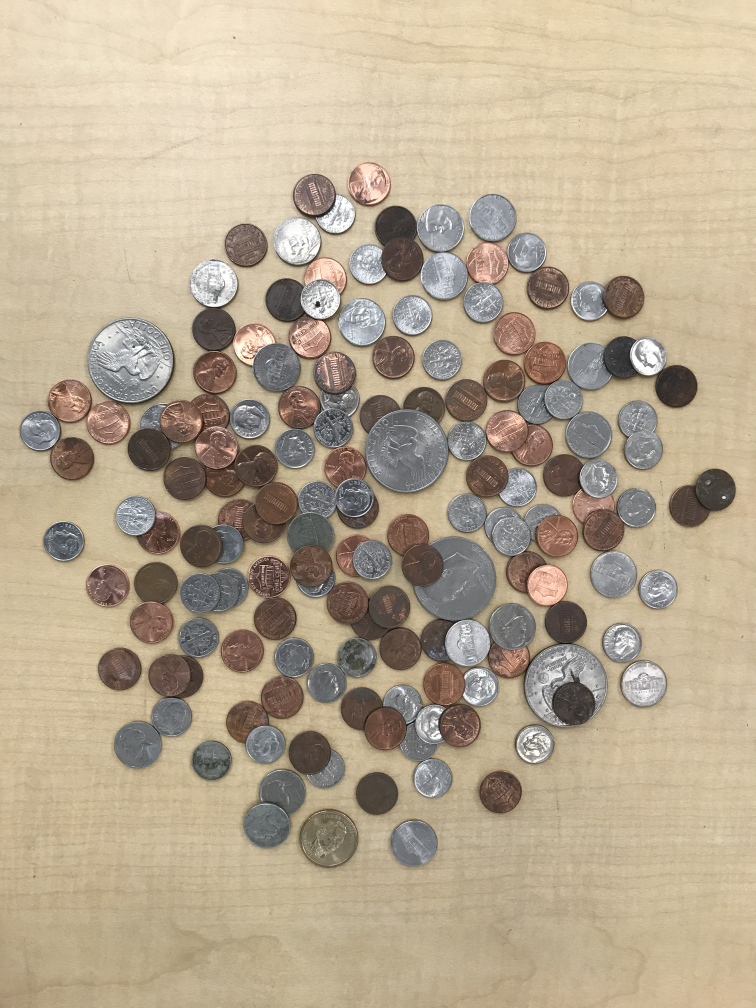
//> input picture circle-detection/image.jpg, 3024 x 4032 px (shown at 1/4 size)
$ ./testing image.jpg   (built with g++ and OpenCV 4)
//> lines starting //> are read from the running program, lines starting //| are printed output that depends on the picture; after the words box and inside, x2 and y2 are one past the last pixel; in counts of white or black regions, pixels touching at a corner belong together
#include <opencv2/opencv.hpp>
#include <iostream>
#include <stdio.h>
//*****Global Variables & Constants*****
int min_circle_dist = 100;
int canny_thresh = 180;
int accumulator_thresh = 24;
int min_radius = 60;
int max_radius = 200;
double bg_intensity = 0.4;
double bg_ratio = 0.11;
const char* windowName = "Testing Window";
//*****Image I/O Functions*****
void LoadImage(const char* fileName, cv::Mat &src, cv::Mat &src_gray)
{
//> called with fileName = "image.jpg"
    src = cv::imread(fileName, 1);
//> src is the input picture: 4032 rows x 3024 cols, CV_8UC3; mean B, G, R 144.3, 167.6, 182.5
    cv::cvtColor(src, src_gray, cv::COLOR_BGR2GRAY);
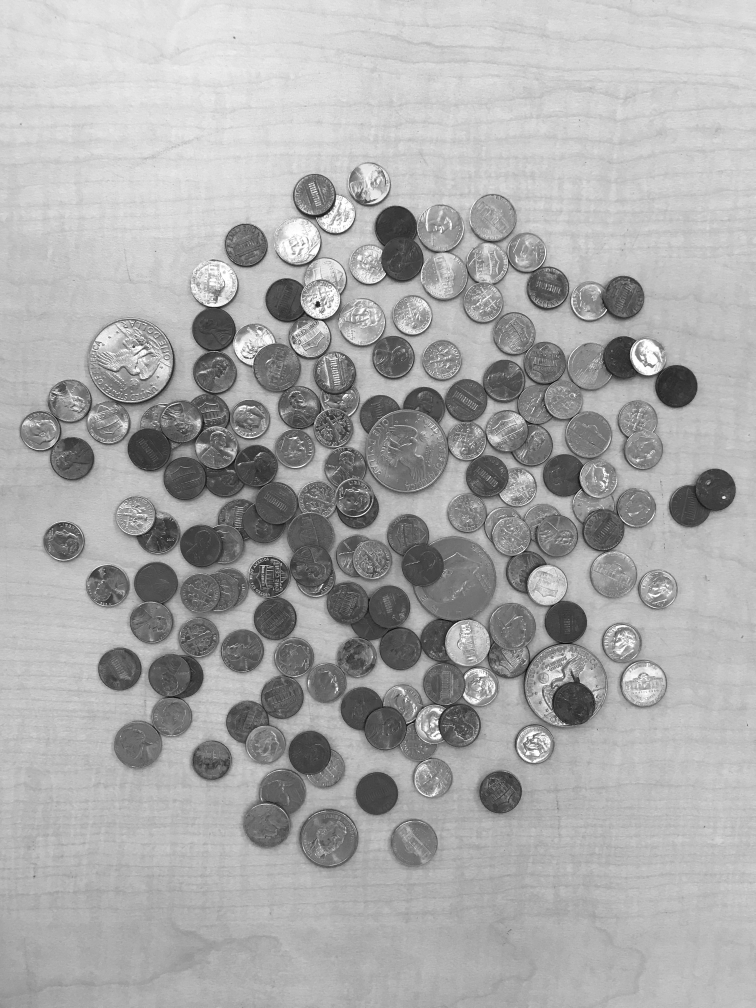
//> src_gray: 4032 rows x 3024 cols, CV_8UC1 (shown at 1/4 size); min 0, max 255, mean 169.4
}
void DisplayImage(const char* window_name, cv::Mat &src, cv::Size dimensions)
{
    cv::namedWindow(window_name, cv::WINDOW_NORMAL);
    cv::resizeWindow(window_name, dimensions);
    cv::imshow(window_name, src);
    cv::waitKey(0);
}
//*****Image Processing Functions*****
// [94 lines left out: functions SmoothImage, MaskBackground, CleanCircles, ClassifyCoins, DrawCircles, not called in this run]

int main(int argc, char** argv)
{
    cv::Mat src, src_gray, image;
    LoadImage(argv[1], src, src_gray); //load image

    cv::Rect roi(100, 100, 200, 200);
    cv::Mat imageroi = src(roi);
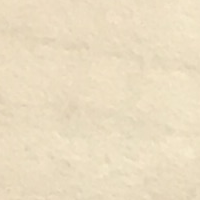
//> imageroi: 200 rows x 200 cols, CV_8UC3; mean B, G, R 193.5, 220.9, 235.2
    cv::circle(imageroi, cv::Point(0, 0), 30, cv::Scalar(255, 0, 0));
//> imageroi: 200 rows x 200 cols, CV_8UC3; 0.11% of pixels changed, all inside (x1, y1, x2, y2) = (0, 0, 31, 31)
    DisplayImage("roi", imageroi, cv::Size(1600, 1200));
    cv::waitKey();
    DisplayImage("not roi", src, cv::Size(1600, 1200));
    cv::waitKey();
}

$ run again, on circle-detection/coins2.jpg
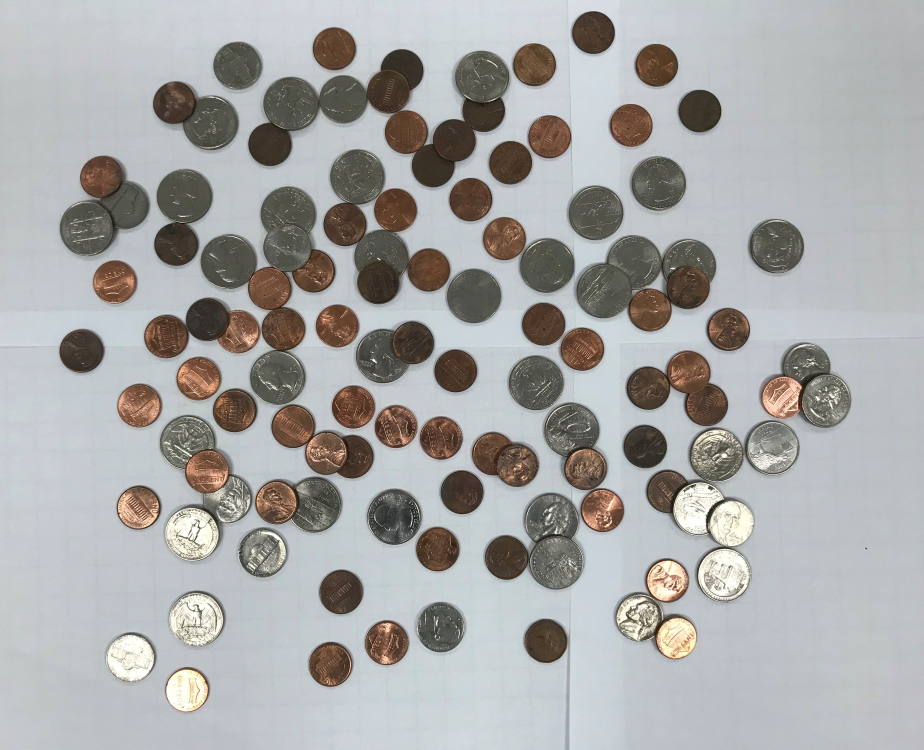
//> input picture circle-detection/coins2.jpg, 3696 x 2997 px (shown at 1/4 size)
//> in LoadImage, src is the input picture: 2997 rows x 3696 cols, CV_8UC3; mean B, G, R 166.9, 167.9, 167.6
//> in LoadImage, `cv::cvtColor(src, src_gray, cv::COLOR_BGR2GRAY);`:
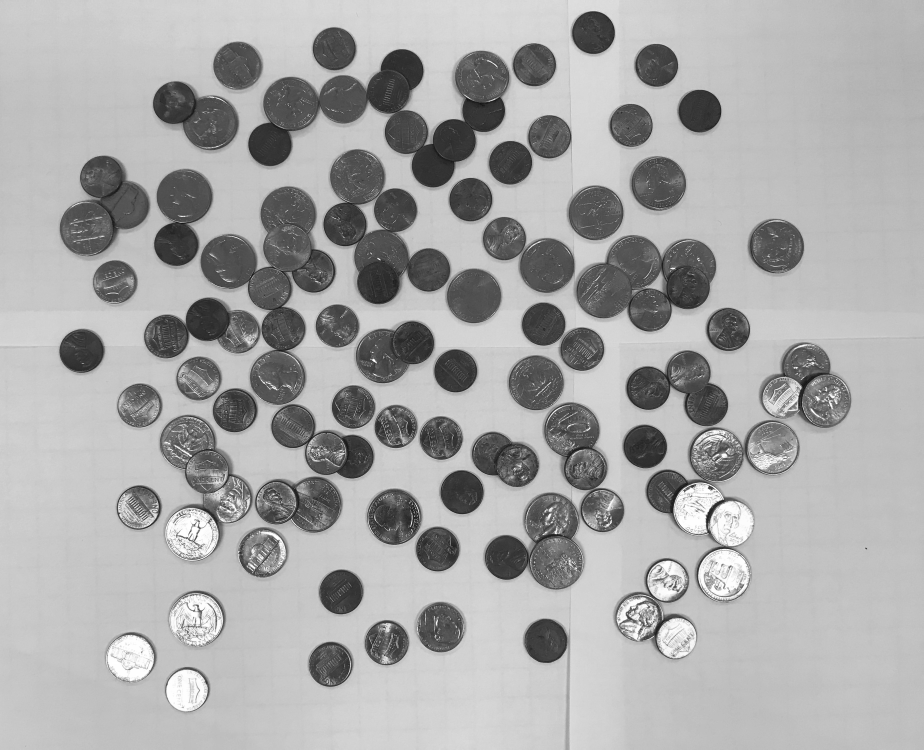
//> src_gray: 2997 rows x 3696 cols, CV_8UC1 (shown at 1/4 size); min 1, max 255, mean 167.7
//> `cv::Mat imageroi = src(roi);`:
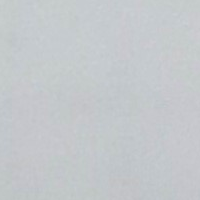
//> imageroi: 200 rows x 200 cols, CV_8UC3; mean B, G, R 203.3, 200, 196.1
